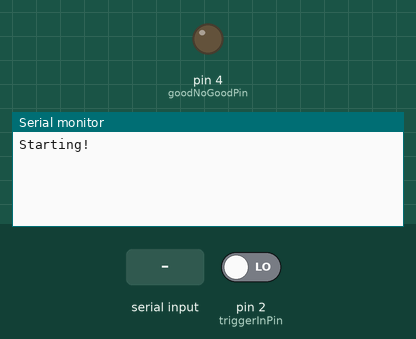
Simulated run of this sketch. Board: Arduino Uno, built with avr-gcc and run on an emulated ATmega328P. Shown: output pins drawn as LEDs (lit = HIGH), the last lines printed to the serial monitor. The test bench sets the inputs (shaded band); at power-on: pin 2 (triggerInPin) LOW. Pins used as bus, display or sensor lines are not drawn.

Above: at 1.2 s.
1.3 s: pin 2 (triggerInPin) driven HIGH
At 2.2 s:
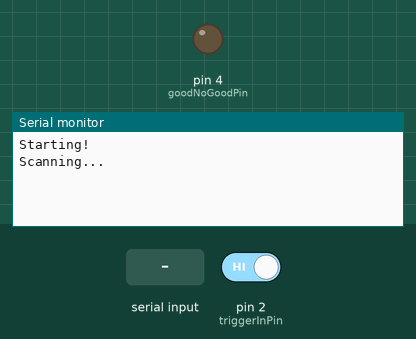
2.8 s: "1" received over the second serial link
At 3.7 s:
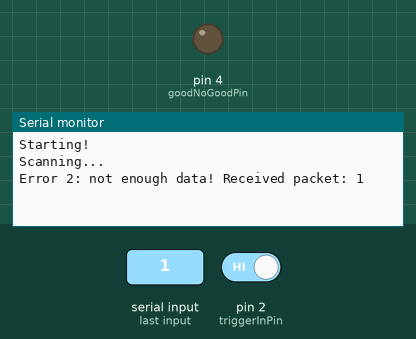

Measured:
- after the input at 1.3 s, the serial monitor: prints a new line at once (image 1)
- after the input at 2.8 s, the serial monitor: prints a new line after 0.50 s (image 2)

The sketch:

scanner-5.0.ino
```cpp
 /*
  *  GSM Tracking System
  *  Code for Arduinos that'll be placed next to test machines,
  *  connected directly with barcode scanners.
  *  One Arduino for each machine, one scanner each.
  *  Pc will communicate with scanner and machine ONLY
  *  through arduino usb cable.
  *
  *  State description (retained by the variable 'state'):
  *  STATE 0: waiting for signal from PC or PLC and clearing
  *           software serial buffer.
  *  STATE 1: enabling scanner's trigger, waiting for transmission
  *           start from scanner and clearing hardware serial buffer.
  *  STATE 2: receiving data from scanner.
  */

////////// TO DO:
/*
 *    - implement check on code
 *    - implement good or no good input
 */

/*
 Notes on software serial:
 Not all pins on the Mega and Mega 2560 support change interrupts,
 so only the following can be used for RX:
 10, 11, 12, 13, 50, 51, 52, 53, 62, 63, 64, 65, 66, 67, 68, 69
 Not all pins on the Leonardo and Micro support change interrupts,
 so only the following can be used for RX:
 8, 9, 10, 11, 14 (MISO), 15 (SCK), 16 (MOSI).
 */

#include <SoftwareSerial.h>

const bool debug = true;

unsigned long startTriggerTime = 0;
unsigned long startReadingTime = 0;
unsigned long startTriggerInTime = 0;
unsigned long startOverflowCheckTime = 0;
int state = 0; // Initialize at state 0
String scannedCode;
bool triggerFromPLC = false;
bool overflowDetected = false;

const unsigned long triggerTimeOut = 5000;
const unsigned long readingTimeOut = 500;
const unsigned long triggerInFilter = 5000;
const unsigned long overflowCheckTimeOut = 500;
const int triggerOutPin = 7;
const int goodNoGoodPin = 4;
const int triggerInPin = 2;
const int sotwareSerialRXPin = 10;
const int softwareSerialTXPin = 11;
const char triggerChar = 'S';
const int codeLength = 24;
const int checkCode = true;

// RX, TX, enabled inverse logic
SoftwareSerial mySerial(sotwareSerialRXPin, softwareSerialTXPin, 1);

void setup() {
  pinMode(triggerInPin, INPUT);
  pinMode(triggerOutPin, OUTPUT);
  pinMode(goodNoGoodPin, OUTPUT);
  digitalWrite(triggerOutPin, HIGH); //scanner trigger with active-low logic
  // Open serial communications and wait for port to open:
  Serial.begin(9600);
  while (!Serial) {
    ; // wait for serial port to connect. Needed for native USB port only
  }

  if (debug) Serial.println("Starting!");

  // set the data rate for the SoftwareSerial port
  mySerial.begin(9600);
}

void loop() {
  switch (state) {

    //// STATE 0: waiting for data from pc
    case 0:
      // Flushing software serial to filter unwanted noise
      // and ssi packets from barcode scanner
      clearSoftwareSerial();
      scannedCode = "";

      // Check signal from PC
      if (Serial.available()){
        if (Serial.read() == triggerChar){
          if (debug) Serial.write("Scanning...\n");
          digitalWrite(triggerOutPin, LOW);
          startTriggerTimeOut();
          state = 1;
          break;
        }
      }

      // Check signal from PLC
      if((digitalRead(triggerInPin)) && !triggerFromPLC){
        if (debug) Serial.write("Scanning...\n");
        triggerFromPLC = true;
        digitalWrite(triggerOutPin, LOW);
        startTriggerTimeOut();
        startTriggerInTimeOut(); // starts filter for signal from plc
        state = 1;
        break;
      }

      // Wait for button time to pass (filter on plc signal
      // to avoid multiple readings from the same code)
      if(triggerFromPLC){
        if(isTriggerInTimeOut()){
          triggerFromPLC = false;
        }
      }
      break;

    //// STATE 1: enabling scanner's trigger and waiting for transmission start
    case 1:
      clearSerial(); // clear hardware serial buffer
      if (isTriggerTimeOut()) {
        raiseError(1);
        digitalWrite(triggerOutPin, HIGH);
        state = 0;
        break;
      }
      if (mySerial.available()){  // Transmission started
        digitalWrite(triggerOutPin, HIGH);
        startReadingTimeOut();
        state = 2;
        break;
      }
      break;

    //// STATE 2: Reading data from scanner
    case 2:
      clearSerial(); // clear hardware serial buffer
      if(isReadingTimeOut()){
        raiseError(2);
        state = 0;
        break;
      }
      if (mySerial.available()){
        scannedCode += (char)mySerial.read();
        if (scannedCode.length() == codeLength){
          startOverflowCheckTimeOut();
          state = 3;
          break;
        }
      }
      break;

    //// State 3:
    //// brief check for overflow (i.e. packet too long)
    case 3:
      if (mySerial.available()){
        scannedCode += (char)mySerial.read();
        overflowDetected = true;
      }
      if(isOverflowCheckTimeOut()){
        if(!overflowDetected){
          if (checkData(scannedCode)){
            Serial.println(scannedCode);
          }
          else{
            raiseError(3);
          }
          break;
        }
        else{
          raiseError(4);
          overflowDetected = false;
          break;
        }
        state = 0;
      }
      break;
  }
}

bool checkData(String data){
  // TODO check
  return true;
}

void raiseError(int e){
  switch (e){
    // ERROR 1:
    // time out, no data at all from scanner
    case 1:
      if (debug) Serial.println("Error 1: timer timed out, no signal from the scanner!");
      break;

    // ERROR 2:
    // Not enough data
    case 2:
      if (debug) Serial.println("Error 2: not enough data! Received packet: " + scannedCode);
      break;

    // ERROR 3:
    // Code in bad format (overflow could have happened too)
    case 3:
      Serial.println("Error 3: code in bad format.");
      break;

    case 4:
      Serial.println("Error 4: overflow! Received packet: " + scannedCode);
      break;

  }
}

void clearSerial(){
  while (Serial.available()) Serial.read();
}

void clearSoftwareSerial(){
  while (mySerial.available()) mySerial.read();
}

bool startTriggerTimeOut() {
  startTriggerTime = millis();
}

bool startOverflowCheckTimeOut() {
  startOverflowCheckTime = millis();
}

bool startReadingTimeOut() {
  startReadingTime = millis();
}

bool startTriggerInTimeOut() {
  startTriggerInTime = millis();
}

bool isTriggerTimeOut (){
  if ((millis() - startTriggerTime) > triggerTimeOut) {
    return true;
  }
  else {
    return false;
  }
}

bool isOverflowCheckTimeOut (){
  if ((millis() - startOverflowCheckTime) > overflowCheckTimeOut) {
    return true;
  }
  else {
    return false;
  }
}

bool isReadingTimeOut (){
  if ((millis() - startReadingTime) > readingTimeOut) {
    return true;
  }
  else {
    return false;
  }
}

bool isTriggerInTimeOut (){
  if ((millis() - startTriggerInTime) > triggerInFilter) {
    return true;
  }
  else {
    return false;
  }
}
```
